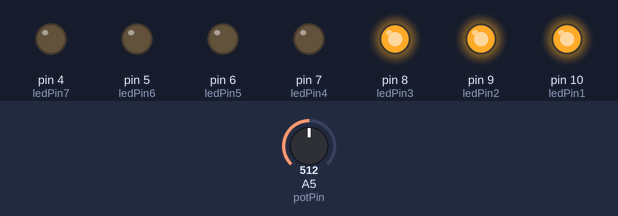
The sketch below on a simulated Arduino Uno, built with avr-gcc and run on an emulated ATmega328P. Parts: output pins drawn as LEDs (lit = HIGH). Inputs (shaded band) come from the test bench; at power-on: A5 (potPin) = 512.

Above: at 1.2 s.
1.3 s: A5 (potPin) set to 574
2.8 s: A5 (potPin) set to 593
At 3.2 s:
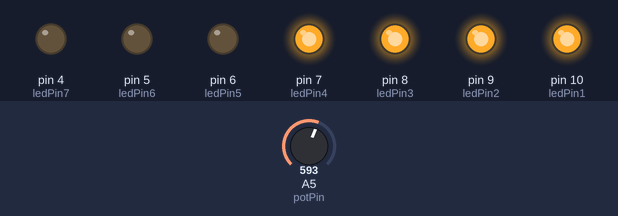
4.3 s: A5 (potPin) set to 306
At 5.5 s:
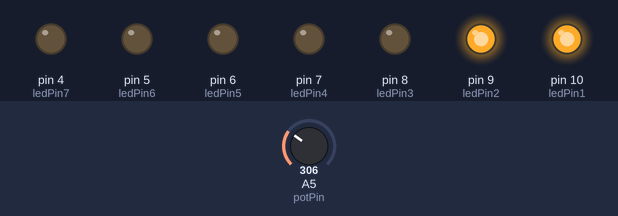
5.8 s: A5 (potPin) set to 275
At 6.6 s:
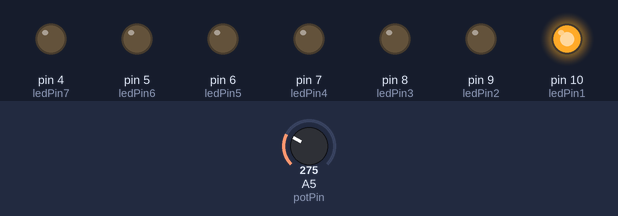
7.3 s: A5 (potPin) set to 156
8.8 s: A5 (potPin) set to 134
At 10.1 s:
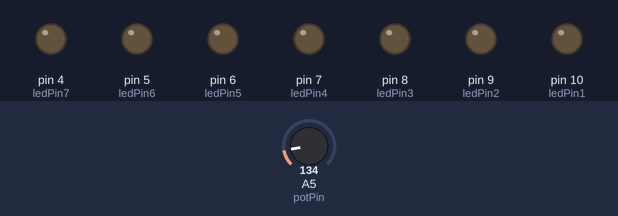
Timing chart, 0 to 11.3 s (numbered marks = the images above; inputs shaded):
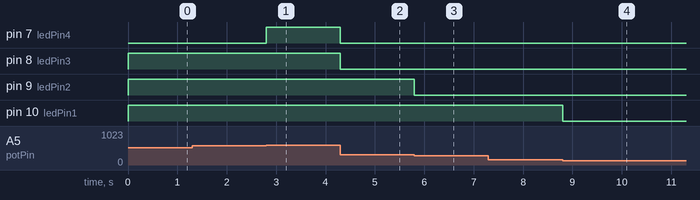

The sketch:

Opdracht3.ino
```cpp
//Opdracht in samenwerking gedaan met Viktor mocht er iets overeenkomen
//Er is ook gebruik gemaakt van de sheets van les 2

//potPin moet op een analoge aansluiting
const int potPin = A5;
const int ledPin1 = 10;
const int ledPin2 = 9;
const int ledPin3 = 8;
const int ledPin4 = 7;
const int ledPin5 = 6;
const int ledPin6 = 5;
const int ledPin7 = 4;
int potmeterWaarde = 0;
int mapWaarde = 0;

void setup()
{
  //zet alle pinmodes als OUTPUT zodat de lampjes aankunnen
  pinMode(ledPin1, OUTPUT);
  pinMode(ledPin2, OUTPUT);
  pinMode(ledPin3, OUTPUT);
  pinMode(ledPin4, OUTPUT);
  pinMode(ledPin5, OUTPUT);
  pinMode(ledPin6, OUTPUT);
  pinMode(ledPin7, OUTPUT);
}

void loop()
{
  //Leest de stand van de potmeter en slaat op in variabele
  potmeterWaarde = analogRead(potPin);
  //potmeterwaarde kan als laagste 0 zijn en als hoogste 1023
  //dit wordt in vergelijking gezet met 0 en 7 Het aantal lampjes
  //Het resultaat hiervan wordt opgeslagen in variabele mapWaarde
  mapWaarde = map(potmeterWaarde, 0, 1023, 0, 7);

  //if statements doorloopt welke mapwaarde het is, en zet alle lampjes aan
  //die voldoen aan de statement. Hoe hogen de mapwaarde, hoe meer lampjes
  //er aan gaan of vervolgens weer uit gaan als de mapwaarde weer lager wordt
  // dus bij het terugdraaien van de potmeter
  if(mapWaarde >= 1){
    digitalWrite(ledPin1, HIGH);
  }else{
    digitalWrite(ledPin1, LOW);
  }
  if(mapWaarde >= 2){
    digitalWrite(ledPin2, HIGH);
  }else{
    digitalWrite(ledPin2, LOW);
  }
    if(mapWaarde >= 3){
    digitalWrite(ledPin3, HIGH);
  }else{
    digitalWrite(ledPin3, LOW);
  }
  if(mapWaarde >= 4){
    digitalWrite(ledPin4, HIGH);
  }else{
    digitalWrite(ledPin4, LOW);
  }
  if(mapWaarde >= 5){
    digitalWrite(ledPin5, HIGH);
  }else{
    digitalWrite(ledPin5, LOW);
  }
    if(mapWaarde >= 6){
    digitalWrite(ledPin6, HIGH);
  }else{
    digitalWrite(ledPin6, LOW);
  }
  if(mapWaarde >= 7){
    digitalWrite(ledPin7, HIGH);
  }else{
    digitalWrite(ledPin7, LOW);
  }
}
```

Measured:
- the behaviour switches between 584 and 585 on A5 (potPin) (found by bisection; images 0 and 1)
- the behaviour switches between 293 and 292 on A5 (potPin) (found by bisection; images 2 and 3)
- the behaviour switches between 147 and 146 on A5 (potPin) (found by bisection; images 3 and 4)
- after the input at 1.3 s, every drawn part: stays the same
- after the input at 2.8 s, pin 7 (ledPin4): LOW → HIGH at once
- after the input at 4.3 s, pin 7 (ledPin4), pin 8 (ledPin3): HIGH → LOW at once
- after the input at 5.8 s, pin 9 (ledPin2): HIGH → LOW at once
- after the input at 7.3 s, every drawn part: stays the same
- after the input at 8.8 s, pin 10 (ledPin1): HIGH → LOW at once
